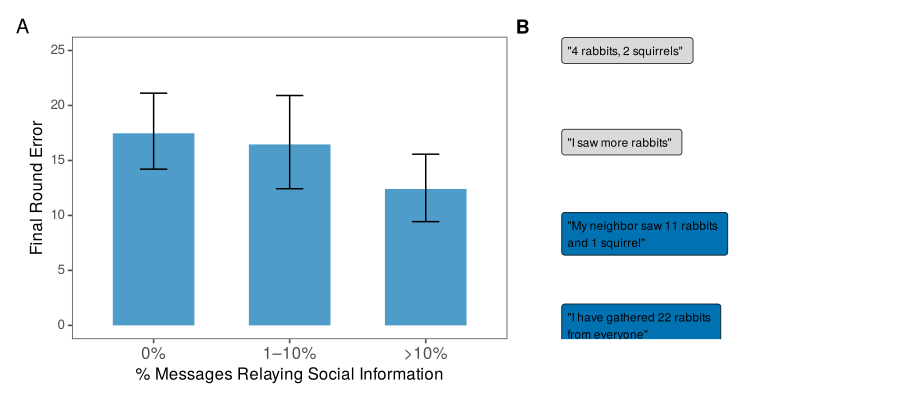

R code for this plot:
# Figure 6 (Experiment 2 message content): (A) final-round error of real-time messaging
# networks grouped by the share of messages relaying social information (0%, 1-10%,
# > 10%), with bootstrapped 95% CIs; (B) example messages.
# As in the original Experiment 2 notebook, the share uses the original single-coder
# codes (data/exp2/coded_messages.csv); the networks are the SR networks.
# Input: data/derived/exp2_clean_data.csv, data/exp2/coded_messages.csv.
# Output: figures/fig6_message_content.pdf. Run from figures/.
source("../lib/common.R")
source("../lib/exp2_data.R")
suppressPackageStartupMessages({ library(tidyboot); library(ggthemes); library(patchwork) })
set.seed(2026)

d.all <- load_exp2()$d.all
d.messages <- read_csv(EXP2_CODED_MSGS, show_col_types = FALSE)

message_counts <- d.messages %>%
  group_by(gameID) %>%
  summarise(total_messages = n(),
            pn_count = sum(str_detect(coding, "pn"), na.rm = TRUE),
            pb_count = sum(str_detect(coding, "pb"), na.rm = TRUE),
            sn_count = sum(str_detect(coding, "sn"), na.rm = TRUE),
            sb_count = sum(str_detect(coding, "sb"), na.rm = TRUE),
            .groups = "drop") %>%
  mutate(p_social = (sn_count + sb_count) / total_messages)

game_error <- d.all %>%
  group_by(gameID, condition) %>%
  filter(idx_shifted == max(idx_shifted, na.rm = TRUE)) %>%
  group_by(gameID) %>%
  summarise(avg_error = mean(error, na.rm = TRUE), .groups = "drop")

d.message_analysis <- message_counts %>%
  inner_join(game_error, by = "gameID") %>%
  mutate(social_level = factor(case_when(p_social == 0 ~ "0%",
                                         p_social <= 0.10 ~ "1–10%",
                                         p_social > 0.10 ~ ">10%"),
                               levels = c("0%", "1–10%", ">10%")))
cat("Networks:", nrow(d.message_analysis), "\n")

social_summary <- d.message_analysis %>%
  filter(!is.na(social_level)) %>%
  group_by(social_level) %>%
  tidyboot_mean(avg_error, na.rm = TRUE)
print(social_summary)

fig6_a <- ggplot(social_summary, aes(x = social_level, y = empirical_stat)) +
  geom_col(fill = "#0072B2", alpha = 0.7, width = 0.6) +
  geom_errorbar(aes(ymin = ci_lower, ymax = ci_upper), width = 0.2) +
  labs(x = "% Messages Relaying Social Information", y = "Final Round Error", tag = "A") +
  theme_few() +
  theme(axis.text.x = element_text(size = 12)) +
  coord_cartesian(ylim = c(0, 25))

examples <- tibble(
  Category = c("Personal\nNumeric", "Personal\nNumeric", "Social\nNumeric", "Social\nNumeric"),
  Example = c("\"4 rabbits, 2 squirrels\"",
              "\"I saw more rabbits\"",
              "\"My neighbor saw 11 rabbits\nand 1 squirrel\"",
              "\"I have gathered 22 rabbits\nfrom everyone\""),
  Type = c("Personal", "Personal", "Social", "Social")
)
fig6_b <- ggplot(examples, aes(x = 1, y = rev(seq_along(Example)))) +
  geom_label(aes(label = Example, fill = Type), hjust = 0, size = 3, label.padding = unit(0.4, "lines")) +
  scale_fill_manual(values = c("Personal" = "gray85", "Social" = "#0072B2"), guide = "none") +
  scale_x_continuous(limits = c(0.9, 3)) +
  labs(tag = "B") +
  theme_void() +
  theme(plot.tag = element_text(size = 14, face = "bold"))

save_fig(fig6_a + fig6_b + plot_layout(widths = c(1.2, 1)), "fig6_message_content", width = 9, height = 4)
